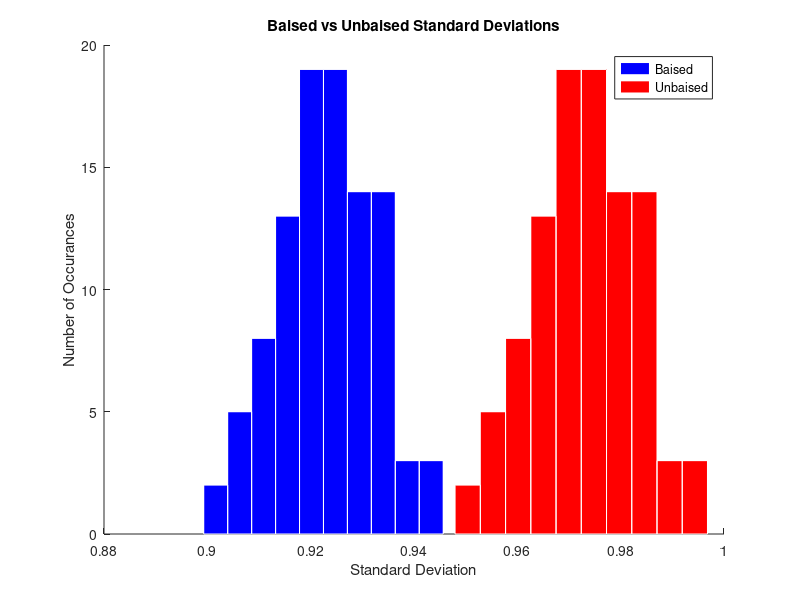

The MATLAB source for this figure:
clear;
for j=1:100
    for i=1:500
        x=randn(10,1);
        sb(i)=std(x,1);
        su(i)=std(x,0);
    end
msb(j)=mean(sb);
msu(j)=mean(su);
end

vb = var(msb,1);
vu = var(msu,0);

z = (mean(msb)-mean(msu))/sqrt((vb/length(msb))+(vu/length(msu)));
df = (((vb/length(sb))+(vu/length(su)))^2)/((((vb/length(sb))^2)/(length(sb)-1))+(((vu/length(su))^2)/(length(su)-1)));
z_c = -1.645;

fprintf('Z calculated: %.3f\n', z)
fprintf('Z critical %.3f at 0.05 significance level\n', z_c)
fprintf('%.3f < %.3f is true so standard deviations are significantly different \n',z,z_c)

figure(1)
hold on
hist(msb),
title('Baised vs Unbaised Standard Deviations')
xlabel('Standard Deviation')
ylabel('Number of Occurances');
hist(msu);
h = findobj(gca,'Type','patch');
set(h(1),'FaceColor','r','EdgeColor','w')
set(h(2),'FaceColor','b','EdgeColor','w')
legend('Baised','Unbaised')

